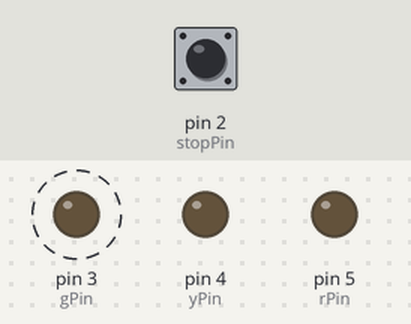
Recording of a sketch running on a simulated Arduino Uno, built with avr-gcc and run on an emulated ATmega328P. On the bench: output pins drawn as LEDs (lit = HIGH). Dashed ring = blinking. Inputs (shaded band) come from the test bench; at power-on: pin 2 (stopPin) HIGH.

Above: at 2.8 s.
2.9 s: pin 2 (stopPin) pulled LOW for 1.2 s
At 3.4 s:
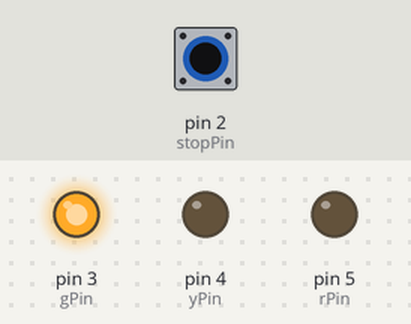
At 3.9 s:
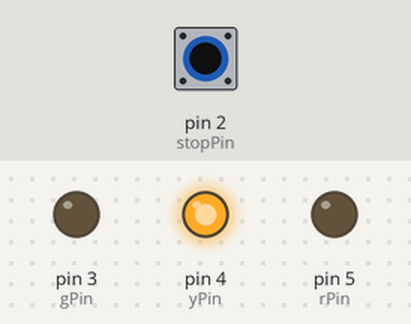
6.4 s: pin 2 (stopPin) pulled LOW for 3.2 s
At 7.9 s:
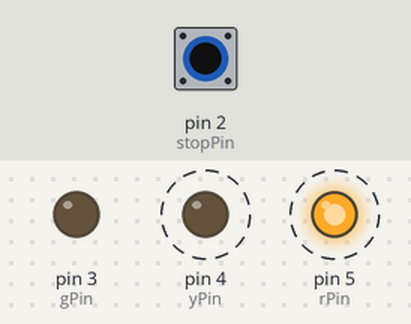
Timing chart, 0 to 17.1 s (numbered marks = the images above; inputs shaded):
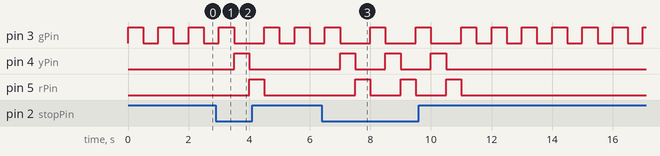

Measured:
- after the input at 2.9 s, pin 4 (yPin): LOW → HIGH after 0.60 s, → LOW 0.50 s later; pin 5 (rPin): LOW → HIGH after 1.1 s, → LOW 0.50 s later
- after the input at 6.4 s, pin 4 (yPin): alternates HIGH for 0.50 s and LOW for 1.0 s, 6 changes in all, then stays LOW, starting after 0.60 s; pin 5 (rPin): alternates HIGH for 0.50 s and LOW for 1.0 s, 6 changes in all, then stays LOW, starting after 1.1 s

The sketch:

Blinking_light.ino
```cpp
// Blink example for Arduino Uno (and clones)

int gPin = 3;     //green
int yPin = 4;     //yellow
int rPin = 5;     //red
int stopPin = 2;  // pedestrain stop button


void setup() {
  // Set the LED pin as an output
  pinMode(gPin, OUTPUT);
  pinMode(yPin, OUTPUT);
  pinMode(rPin, OUTPUT);
  pinMode(stopPin, INPUT);
}

void loop() {
  // Turn LED on

  if (digitalRead(stopPin) == LOW) {
    digitalWrite(gPin, HIGH);
    digitalWrite(yPin, LOW);
    digitalWrite(rPin, LOW);
    delay(500);  // Wait 1 second

    digitalWrite(gPin, LOW);
    digitalWrite(yPin, HIGH);
    digitalWrite(rPin, LOW);
    delay(500);  // Wait 1 second


    digitalWrite(gPin, LOW);
    digitalWrite(yPin, LOW);
    digitalWrite(rPin, HIGH);
    delay(500);  // Wait 1 second
  } else {
    digitalWrite(gPin, HIGH);
    digitalWrite(yPin, LOW);
    digitalWrite(rPin, LOW);
    delay(500);  // Wait 1 second
    digitalWrite(gPin, LOW);
    delay(500);
  }
}
```
